Frame 1 (no input): blank canvas, image omitted
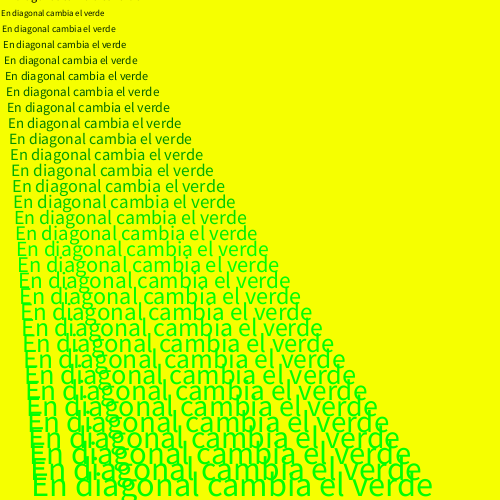
Frame 60 (the mouse pressed at the canvas centre just before this capture)
Frame 120 (the mouse held since frame 60 and released just before this capture): identical to frame 60, image omitted

The Processing sketch that drew this single still picture (run headless with seeded random() and noise(); from frame 60 on, the mouse is pressed at the canvas centre):

// Processing sketch: ejercicio_26_p_g_133
// ── ejercicio_26_p_g_133.pde
int x=0;
int y=0;
float i=0;
void setup(){
  size(500,500);
  background(246,255,0);
  fill(0);}
  
  void draw(){
  if(y<=500){
    text("En diagonal cambia el verde",x,y);
    x=x+1;
    y=y+16;
    i=i+0.85;
    textSize(8+i);
    fill(0,y,0);
  }
  }
